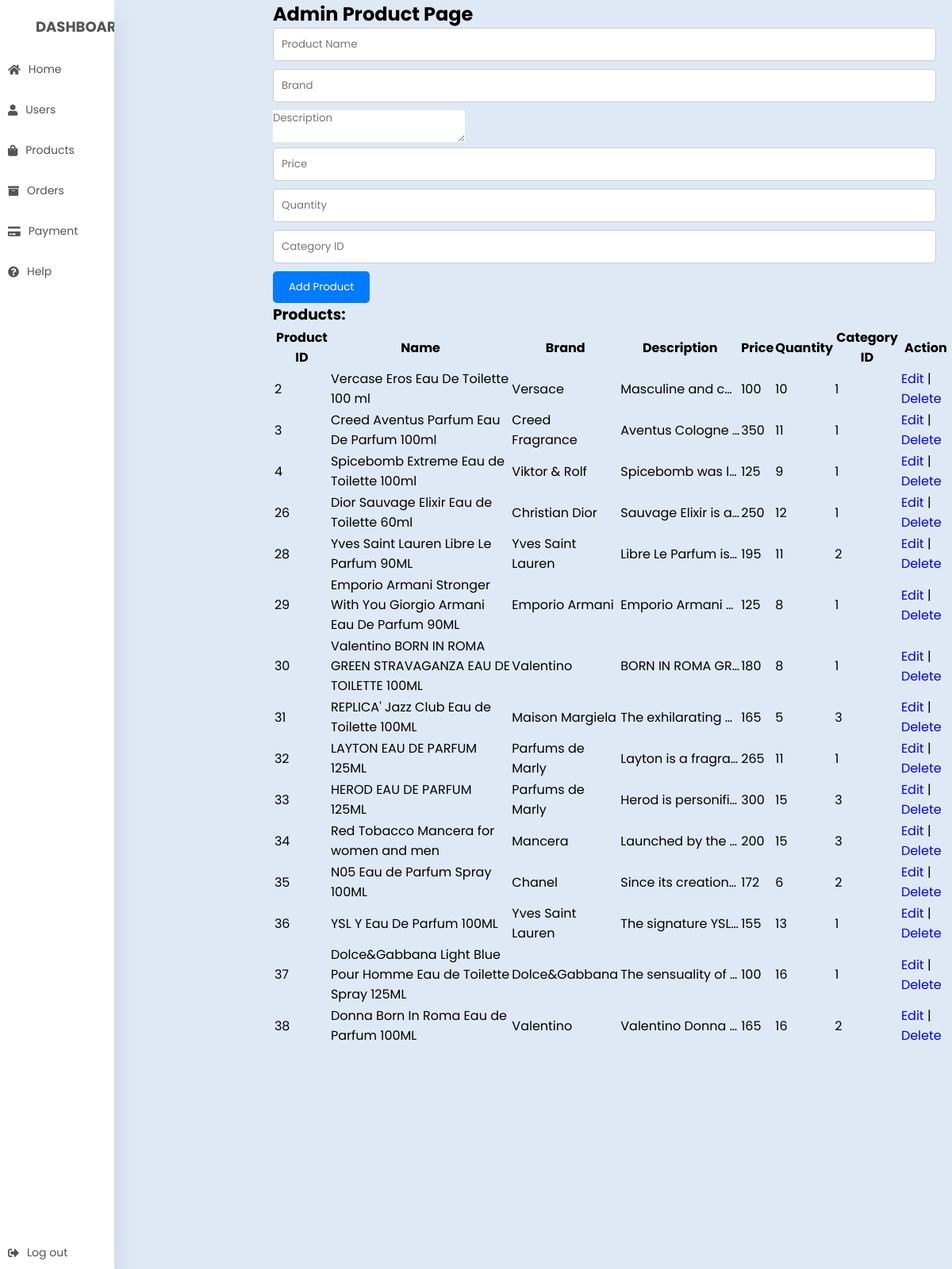
Page /admin/adminproduct.php on the committed database.
### tables this page shows
CREATE TABLE `product` (
  `ProductID` int(11) NOT NULL,
  `Name` varchar(255) DEFAULT NULL,
  `Brand` varchar(50) NOT NULL,
  `Description` text NOT NULL,
  `Price` int(11) NOT NULL,
  `Quantity` int(11) NOT NULL,
  `CategoryID` int(11) NOT NULL
);

### admin/adminproduct.php (the view, shortened to what this page needs)
<?php
include('../database/database.php');
function getProducts() {
    global $conn;
    $sql = "SELECT * FROM product";
    $result = mysqli_query($conn, $sql);
    return $result;
}
?>
<!DOCTYPE html>
<html lang="en">
<head>
  <link rel="stylesheet" href="../styles/adminproduct.css" />
  <link rel="stylesheet" href="https://cdnjs.cloudflare.com/ajax/libs/font-awesome/5.15.4/css/all.min.css"/>
</head>
<body>
  <div class="container">
  <nav>
      <ul>
        <li><a href="admindashboard.php" class="logo">
          <span class="nav-item">DashBoard</span>
        </a></li>
        <li><a href="admindashboard.php">
          <i class="fas fa-home"></i>
          <span class="nav-item">Home</span>
        </a></li>
        <li><a href="adminusers.php">
          <i class="fas fa-user"></i>
          <span class="nav-item">Users</span>
        </a></li>
        <li><a href="adminproduct.php">
        <i class="fas fa-shopping-bag"></i>
          <span class="nav-item">Products</span>
        </a></li>
        <li><a href="adminorders.php">
          <i class="fas fa-archive"></i>
          <span class="nav-item">Orders</span>
        </a></li>
        <li><a href="adminpayment.php">
          <i class="fas fa-credit-card"></i>
          <span class="nav-item">Payment</span>
        </a></li>
        <li><a href="">
          <i class="fas fa-question-circle"></i>
          <span class="nav-item">Help</span>
        </a></li>
        <li><a href="login.php" class="logout">
          <i class="fas fa-sign-out-alt"></i>
          <span class="nav-item">Log out</span>
        </a></li>
      </ul>
    </nav>
    <div class="content">
      <h2>Admin Product Page</h2>
      <form method="post">
          <input type="text" name="name" placeholder="Product Name" required>
          <input type="text" name="brand" placeholder="Brand" required>
          <textarea name="description" placeholder="Description" required></textarea>
          <input type="text" name="price" placeholder="Price" required>
          <input type="text" name="quantity" placeholder="Quantity" required>
          <input type="text" name="categoryID" placeholder="Category ID" required>
          <button type="submit" name="submit">Add Product</button>
      </form>
      <h3>Products:</h3>
<table border="1">
    <tr>
        <th>Product ID</th>
        <th>Name</th>
        <th>Brand</th>
        <th>Description</th>
        <th>Price</th>
        <th>Quantity</th>
        <th>Category ID</th>
        <th>Action</th>
    </tr>
    <?php
    $products = getProducts();
    while($row = mysqli_fetch_assoc($products)) {
        echo "<tr>";
        echo "<td>".$row['ProductID']."</td>";
        echo "<td>".$row['Name']."</td>";
        echo "<td>".$row['Brand']."</td>";
        echo "<td class='desc small'>".$row['Description']."</td>";
        echo "<td>".$row['Price']."</td>";
        echo "<td>".$row['Quantity']."</td>";
        echo "<td>".$row['CategoryID']."</td>";
        echo "<td><a href='?edit=".$row['ProductID']."'>Edit</a> | <a href='?delete=".$row['ProductID']."'>Delete</a></td>";
        echo "</tr>";
    }
    ?>
</table>
    </div>
  </div>
</body>
</html>

### styles/adminproduct.css (style rules this page uses)
* { margin: 0; padding: 0; outline: none; border: none; text-decoration: none; box-sizing: border-box; font-family: "Poppins", sans-serif; }
body { background: #dfe9f5; }
.container { display: flex; }
nav { position: relative; top: 0; bottom: 0; height: 200vh; left: 0; background: #fff; width: 300px; overflow: hidden; box-shadow: 0 20px 35px rgba(0, 0, 0, 0.1); }
.logo { text-align: center; display: flex; margin: 10px 0 0 10px; }
.logo span { font-weight: bold; padding-left: 15px; font-size: 18px; text-transform: uppercase; }
ul { list-style: none; padding: 0; }
nav ul li { margin: 10px 0; }
nav ul li a { display: flex; align-items: center; color: rgb(85, 83, 83); font-size: 14px; padding: 10px; }
.nav-item { margin-left: 10px; }
.logout { position: absolute; bottom: 0; }
.content { padding-left: 200px; border: 10px; }
.desc.small { max-width: 150px; overflow: hidden; text-overflow: ellipsis; white-space: nowrap; }
input[type="text"], input[type="email"], input[type="password"] { width: calc(100% - 20px); padding: 10px; margin-bottom: 10px; border-radius: 5px; border: 1px solid #ccc; }
button { padding: 10px 20px; background: #007bff; color: #fff; border: none; border-radius: 5px; cursor: pointer; }

### rows in the picture
product: ProductID "2", Name "Vercase Eros Eau De Toilette 100 ml", Brand "Versace", Description "Masculine and c…", Price "100", Quantity "10", CategoryID "1"
product: ProductID "3", Name "Creed Aventus Parfum Eau De Parfum 100ml", Brand "Creed Fragrance", Description "Aventus Cologne…", Price "350", Quantity "11", CategoryID "1"
product: ProductID "4", Name "Spicebomb Extreme Eau de Toilette 100ml", Brand "Viktor & Rolf", Description "Spicebomb was l…", Price "125", Quantity "9", CategoryID "1"
product: ProductID "26", Name "Dior Sauvage Elixir Eau de Toilette 60ml", Brand "Christian Dior", Description "Sauvage Elixir is a…", Price "250", Quantity "12", CategoryID "1"
product: ProductID "28", Name "Yves Saint Lauren Libre Le Parfum 90ML", Brand "Yves Saint Lauren", Description "Libre Le Parfum is…", Price "195", Quantity "11", CategoryID "2"
product: ProductID "29", Name "Emporio Armani Stronger With You Giorgio Armani Eau De Parfum 90ML", Brand "Emporio Armani", Description "Emporio Armani…", Price "125", Quantity "8", CategoryID "1"
product: ProductID "30", Name "Valentino BORN IN ROMA GREEN STRAVAGANZA EAU DE TOILETTE 100ML", Brand "Valentino", Description "BORN IN ROMA GR…", Price "180", Quantity "8", CategoryID "1"
product: ProductID "31", Name "REPLICA' Jazz Club Eau de Toilette 100ML", Brand "Maison Margiela", Description "The exhilarating…", Price "165", Quantity "5", CategoryID "3"
product: ProductID "32", Name "LAYTON EAU DE PARFUM 125ML", Brand "Parfums de Marly", Description "Layton is a fragra…", Price "265", Quantity "11", CategoryID "1"
product: ProductID "33", Name "HEROD EAU DE PARFUM 125ML", Brand "Parfums de Marly", Description "Herod is personifi…", Price "300", Quantity "15", CategoryID "3"
product: ProductID "34", Name "Red Tobacco Mancera for women and men", Brand "Mancera", Description "Launched by the…", Price "200", Quantity "15", CategoryID "3"
product: ProductID "35", Name "N05 Eau de Parfum Spray 100ML", Brand "Chanel", Description "Since its creation…", Price "172", Quantity "6", CategoryID "2"
product: ProductID "36", Name "YSL Y Eau De Parfum 100ML", Brand "Yves Saint Lauren", Description "The signature YSL…", Price "155", Quantity "13", CategoryID "1"
product: ProductID "37", Name "Dolce&Gabbana Light Blue Pour Homme Eau de Toilette Spray 125ML", Brand "Dolce&Gabbana", Description "The sensuality of…", Price "100", Quantity "16", CategoryID "1"
product: ProductID "38", Name "Donna Born In Roma Eau de Parfum 100ML", Brand "Valentino", Description "Valentino Donna…", Price "165", Quantity "16", CategoryID "2"
